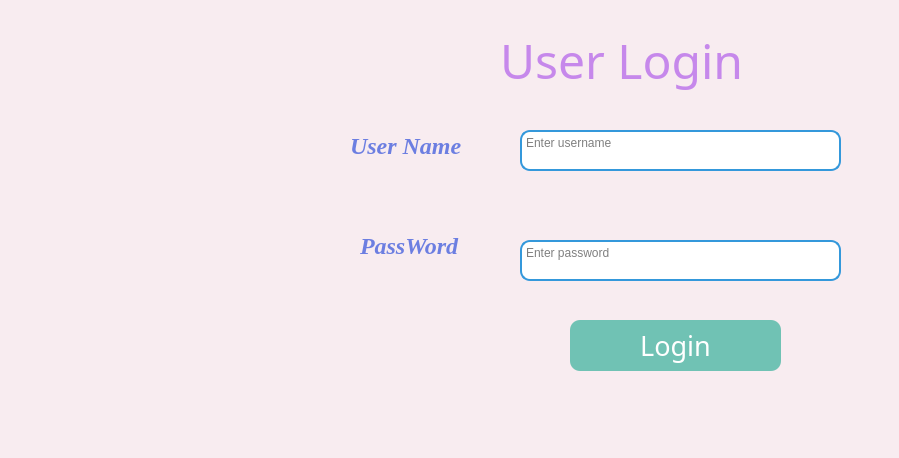
<?xml version="1.0" encoding="UTF-8"?>
<ui version="4.0">
 <class>LoginWindow</class>
 <widget class="QMainWindow" name="LoginWindow">
  <property name="geometry">
   <rect>
    <x>0</x>
    <y>0</y>
    <width>899</width>
    <height>458</height>
   </rect>
  </property>
  <property name="contextMenuPolicy">
   <enum>Qt::DefaultContextMenu</enum>
  </property>
  <property name="windowTitle">
   <string>LoginWindow</string>
  </property>
  <property name="styleSheet">
   <string notr="true">background-color:rgb(248, 236, 240)</string>
  </property>
  <widget class="QWidget" name="centralwidget">
   <widget class="QLabel" name="label">
    <property name="geometry">
     <rect>
      <x>500</x>
      <y>0</y>
      <width>371</width>
      <height>121</height>
     </rect>
    </property>
    <property name="font">
     <font>
      <family>UTM Akashi</family>
      <pointsize>36</pointsize>
      <weight>50</weight>
      <bold>false</bold>
     </font>
    </property>
    <property name="styleSheet">
     <string notr="true">color: rgb(198, 136, 235);</string>
    </property>
    <property name="text">
     <string>User Login</string>
    </property>
    <property name="textFormat">
     <enum>Qt::PlainText</enum>
    </property>
   </widget>
   <widget class="QLabel" name="label_2">
    <property name="geometry">
     <rect>
      <x>350</x>
      <y>120</y>
      <width>161</width>
      <height>51</height>
     </rect>
    </property>
    <property name="font">
     <font>
      <family>Times New Roman</family>
      <pointsize>18</pointsize>
      <weight>75</weight>
      <italic>true</italic>
      <bold>true</bold>
     </font>
    </property>
    <property name="styleSheet">
     <string notr="true">color:rgb(108, 126, 225)</string>
    </property>
    <property name="text">
     <string>User Name</string>
    </property>
   </widget>
   <widget class="QLabel" name="label_3">
    <property name="geometry">
     <rect>
      <x>360</x>
      <y>220</y>
      <width>141</width>
      <height>51</height>
     </rect>
    </property>
    <property name="font">
     <font>
      <family>Times New Roman</family>
      <pointsize>18</pointsize>
      <weight>75</weight>
      <italic>true</italic>
      <bold>true</bold>
     </font>
    </property>
    <property name="styleSheet">
     <string notr="true">color:rgb(108, 126, 225)</string>
    </property>
    <property name="text">
     <string>PassWord</string>
    </property>
   </widget>
   <widget class="QPlainTextEdit" name="txt_ten">
    <property name="geometry">
     <rect>
      <x>520</x>
      <y>130</y>
      <width>321</width>
      <height>41</height>
     </rect>
    </property>
    <property name="styleSheet">
     <string notr="true">border-radius: 10px;
        border: 2px solid #3498db;  /* Viền xanh dương */
        background-color: #ffffff</string>
    </property>
    <property name="placeholderText">
     <string>Enter username</string>
    </property>
   </widget>
   <widget class="QWidget" name="widget" native="true">
    <property name="geometry">
     <rect>
      <x>20</x>
      <y>50</y>
      <width>311</width>
      <height>291</height>
     </rect>
    </property>
    <property name="styleSheet">
     <string notr="true">background-image: url(&quot;E:/HK6/DoAN/DoAn/hinhanh/logo.png&quot;);
background-repeat: no-repeat;
background-position: center;
background-size: cover;  /* Ảnh sẽ tự động căn chỉnh để phủ toàn bộ */

</string>
    </property>
   </widget>
   <widget class="QPushButton" name="btn_dangnhap">
    <property name="geometry">
     <rect>
      <x>570</x>
      <y>320</y>
      <width>211</width>
      <height>51</height>
     </rect>
    </property>
    <property name="font">
     <font>
      <family>UTM Akashi</family>
      <pointsize>20</pointsize>
     </font>
    </property>
    <property name="styleSheet">
     <string notr="true">QPushButton {
    background-color: rgb(112, 194, 180); /* Màu nền xanh dương */
    color: white; /* Màu chữ trắng */
    border-radius: 10px; /* Bo góc */
}
QPushButton:hover {
    background-color: rgb(41, 128, 185); /* Màu nền khi rê chuột */
}
QPushButton:pressed {
    background-color: rgb(31, 97, 141); /* Màu nền khi nhấn */
}
</string>
    </property>
    <property name="text">
     <string>Login</string>
    </property>
   </widget>
   <widget class="QPlainTextEdit" name="txt_pass">
    <property name="geometry">
     <rect>
      <x>520</x>
      <y>240</y>
      <width>321</width>
      <height>41</height>
     </rect>
    </property>
    <property name="styleSheet">
     <string notr="true">border-radius: 10px;
        border: 2px solid #3498db;  /* Viền xanh dương */
        background-color: #ffffff</string>
    </property>
    <property name="placeholderText">
     <string>Enter password</string>
    </property>
   </widget>
  </widget>
  <widget class="QMenuBar" name="menubar">
   <property name="geometry">
    <rect>
     <x>0</x>
     <y>0</y>
     <width>899</width>
     <height>26</height>
    </rect>
   </property>
  </widget>
  <widget class="QStatusBar" name="statusbar"/>
 </widget>
 <resources/>
 <connections/>
</ui>
